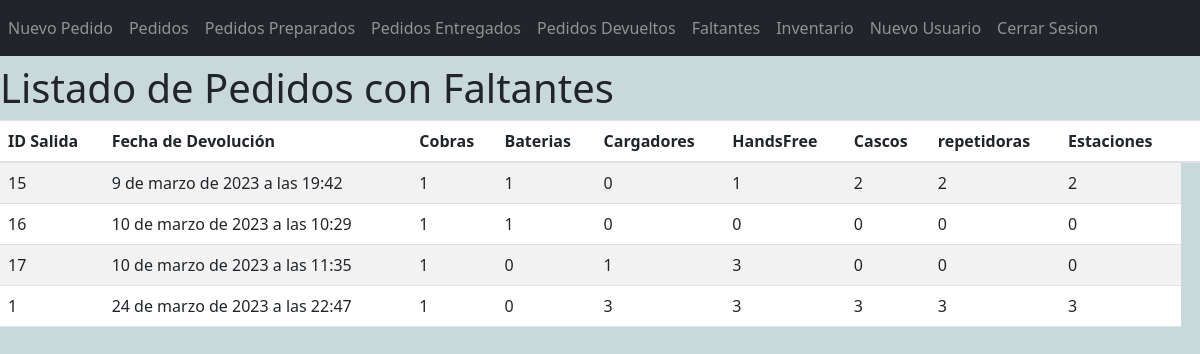
Page /verFaltante/ on the committed database.
### movimientos/models.py (models this page shows)
class accesoriosFaltantes(models.Model):
    id_salida = models.PositiveIntegerField(null=False)
    fcobras = models.PositiveIntegerField(null=True)
    fbaterias = models.PositiveIntegerField(null=True)
    fcargadores = models.PositiveIntegerField(null=True)
    fhandsfree = models.PositiveIntegerField(null=True)
    fcascos = models.PositiveIntegerField(null=True)
    frepetidoras = models.PositiveIntegerField(null=True)
    festaciones = models.PositiveIntegerField(null=True)
    fecha_creacion = models.DateTimeField(auto_now_add=True)

### movimientos/views.py (the view)
# urls.py: path('verFaltante/',views.verFaltante),
def verFaltante(request):
    listadoFantante = accesoriosFaltantes.objects.all()
    return render(request,"faltantes.html",{"listAccFaltante":listadoFantante})

### movimientos/templates/faltantes.html (shortened to what this page needs)
<!DOCTYPE html>
{% extends 'base.html' %}
{% block content %}
<html lang="en">
<link href="https://cdn.jsdelivr.net/npm/bootstrap@5.3.0-alpha1/dist/css/bootstrap.min.css" rel="stylesheet"
>
<head>
</head>
<body>
    <div class="row">
        <div class="table-responsive py-2">
            <h1>Listado de Pedidos con Faltantes</h1>
            <table class="table table-striped">
                <thead>
                    <tr>
                        <th>
                            ID Salida
                        </th>
                        <th>
                            Fecha de Devolución
                        </th>
                        <th>
                            Cobras
                        </th>
                        <th>
                            Baterias
                        </th>
                        <th>
                            Cargadores
                        </th>
                        <th>
                            HandsFree
                        </th>
                        <th>
                            Cascos
                        </th>
                        <th>
                            repetidoras
                        </th>
                        <th>
                            Estaciones
                        </th>
                        <th colspan="2"></th>
                    </tr>
                </thead>
                <tbody>
                    {% for c in listAccFaltante %}
                    <tr>
                        <td>{{c.id_salida}}</td>
                        <td>{{c.fecha_creacion}}</td>
                        <td>{{c.fcobras}}</td>
                        <td>{{c.fbaterias}}</td>
                        <td>{{c.fcargadores}}</td>
                        <td>{{c.fhandsfree}}</td>
                        <td>{{c.fcascos}}</td>
                        <td>{{c.frepetidoras}}</td>
                        <td>{{c.festaciones}}</td>
                    </tr>
                    {% endfor %}
                </tbody>
            </table>
        </div>
    </div>
</body>
{% endblock %}

### rows in the picture
accesoriosFaltantes: id_salida "15", fecha_creacion "9 de marzo de 2023 a las 19:42", fcobras "1", fbaterias "1", fcargadores "0", fhandsfree "1", fcascos "2", frepetidoras "2", festaciones "2"
accesoriosFaltantes: id_salida "16", fecha_creacion "10 de marzo de 2023 a las 10:29", fcobras "1", fbaterias "1", fcargadores "0", fhandsfree "0", fcascos "0", frepetidoras "0", festaciones "0"
accesoriosFaltantes: id_salida "17", fecha_creacion "10 de marzo de 2023 a las 11:35", fcobras "1", fbaterias "0", fcargadores "1", fhandsfree "3", fcascos "0", frepetidoras "0", festaciones "0"
accesoriosFaltantes: id_salida "1", fecha_creacion "24 de marzo de 2023 a las 22:47", fcobras "1", fbaterias "0", fcargadores "3", fhandsfree "3", fcascos "3", frepetidoras "3", festaciones "3"
